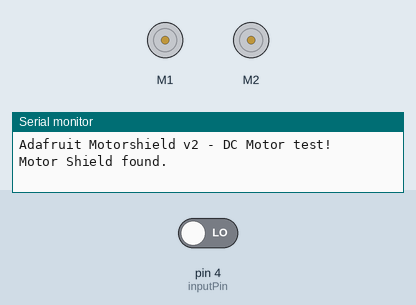
Recording of a sketch running on a simulated Arduino Uno, built with avr-gcc and run on an emulated ATmega328P. On the bench: 2 × DC motor (green arrow = forward, orange = backward, longer = faster), the last lines printed to the serial monitor. The inputs (shaded band) are chosen by the test bench; at power-on: pin 4 (inputPin) LOW.

Above: at 1.3 s.
1.4 s: pin 4 (inputPin) driven HIGH
At 1.8 s:
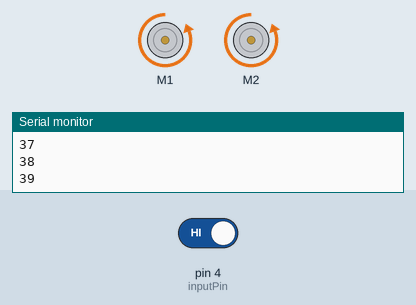
Timing chart, 0 to 6.0 s (numbered marks = the images above; inputs shaded):
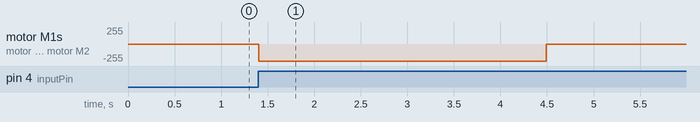

The sketch:

M109_motor_read_test.ino
```cpp
/*
Cambridge University IDP, Team M109, 2023
This is the test code to use the wheel speed to determine the coordinates of our robot on the field.
*/

#include <Adafruit_MotorShield.h>

// Create the motor shield object with the default I2C address
Adafruit_MotorShield AFMS = Adafruit_MotorShield();

// the two motors
Adafruit_DCMotor *wheel_left = AFMS.getMotor(1); //the left wheel
Adafruit_DCMotor *wheel_right = AFMS.getMotor(2); // the right wheel

int x_step = 0; // x coordinates
int y_step = 0; //y coordinates
int bearings = 0; //angle of rotation taken from the starting position, assumed north
int counter = 0; //temporary variable to count the amount of loops the code goes through
int time_loop = 300; //variable used to control the motor, I can't explain it well just ignore it
int inputPin = 4;

bool start = false; //changes to TRUE and movement starts when button pressed

void setup() {
  Serial.begin(9600);           // set up Serial library at 9600 bps
  Serial.println("Adafruit Motorshield v2 - DC Motor test!");

  if (!AFMS.begin()) {         // create with the default frequency 1.6KHz
  // if (!AFMS.begin(1000)) {  // OR with a different frequency, say 1KHz
    Serial.println("Could not find Motor Shield. Check wiring.");
    while (1);
  }
  Serial.println("Motor Shield found.");

  // Set the speed to start, from 0 (off) to 255 (max speed)
  // turn on motor
  wheel_left->run(RELEASE);
  wheel_right->run(RELEASE);

  pinMode(inputPin, INPUT); // declare pushbutton as input

  delay(100);
}

void loop() {


int val = digitalRead(inputPin); // read input value
if (val == HIGH) { // check if the input is HIGH
  start = true;
}


  if (counter < time_loop && start == true){ //counter goes up every 10 ms so this loop runs for 5000 ms, or 5 seconds
    wheel_left->run(BACKWARD);
    wheel_left->setSpeed(255);

    wheel_right->run(BACKWARD);
    wheel_right->setSpeed(255);


    counter = counter + 1;
    x_step += 1;
    Serial.println(x_step);

  }
  else {
    wheel_left->setSpeed(0);

    wheel_right->setSpeed(0);
  }


  delay(10);
}
```

Claw_grabber_functions.cpp
```cpp
#include <Adafruit_MotorShield.h>
#include "Wire.h"
#include "DFRobot_VL53L0X.h"

#define CLAW_CLOSE_DISTANCE    16 // Distance in arbitrary units

enum claw_pos {OPEN = 0, CLOSED = 1};
claw_pos claw_status;

Adafruit_MotorShield AFMS = Adafruit_MotorShield();
Adafruit_DCMotor *claw_motor = AFMS.getMotor(4); // The motor for the claw

/*!
 * \fn pick_block(int speed)
 * \brief runs the motors to pick the block
 * \param speed speed of grabber (0-255)
*/
void pick_block(int speed) {
    if (claw_status == OPEN) {
        claw_motor->run(FORWARD);
        claw_motor->setSpeed(speed);
        delay(CLAW_CLOSE_DISTANCE / speed);
        claw_motor->setSpeed(0);
    } else {
        // serial.ln("Claw already closed");
    }
}

/*!
 * \fn release_block(int speed)
 * \brief runs the motors to release the block
 * \param speed speed of grabber (0-255)
*/
void release_block(int speed) {
    if (claw_status == CLOSED) {
        claw_motor->run(BACKWARD);
        claw_motor->setSpeed(speed);
        delay(CLAW_CLOSE_DISTANCE / speed);
        claw_motor->setSpeed(0);
    } else {
        // serial.ln("Claw already open");
    }
}
```

Measured:
- after the input at 1.4 s, motor M1, motor M2: stopped → backward 255/255 at once, → stopped 3.1 s later
